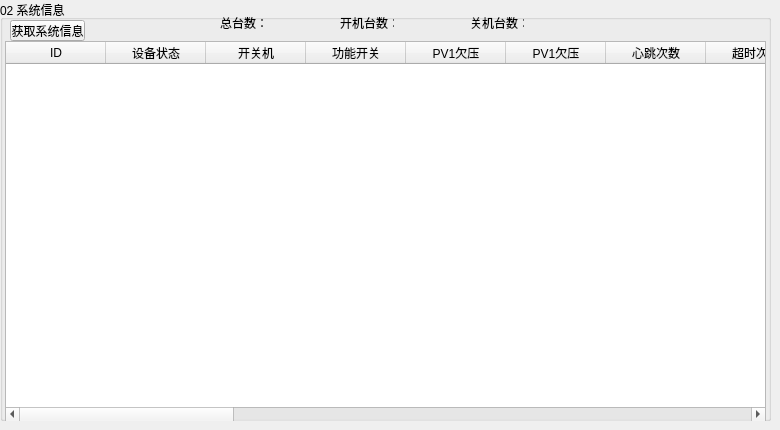
    <widget class="QWidget" name="tab_2">
     <attribute name="title">
      <string>系统信息</string>
     </attribute>
     <widget class="QGroupBox" name="groupBox_5">
      <property name="geometry">
       <rect>
        <x>0</x>
        <y>0</y>
        <width>771</width>
        <height>421</height>
       </rect>
      </property>
      <property name="title">
       <string>02 系统信息</string>
      </property>
      <widget class="QPushButton" name="btn_getSystem">
       <property name="geometry">
        <rect>
         <x>10</x>
         <y>20</y>
         <width>75</width>
         <height>21</height>
        </rect>
       </property>
       <property name="text">
        <string>获取系统信息</string>
       </property>
      </widget>
      <widget class="QTableWidget" name="tableWidget">
       <property name="geometry">
        <rect>
         <x>5</x>
         <y>41</y>
         <width>761</width>
         <height>381</height>
        </rect>
       </property>
       <column>
        <property name="text">
         <string>ID</string>
        </property>
       </column>
       <column>
        <property name="text">
         <string>设备状态</string>
        </property>
       </column>
       <column>
        <property name="text">
         <string>开关机</string>
        </property>
       </column>
       <column>
        <property name="text">
         <string>功能开关</string>
        </property>
       </column>
       <column>
        <property name="text">
         <string>PV1欠压</string>
        </property>
       </column>
       <column>
        <property name="text">
         <string>PV1欠压</string>
        </property>
       </column>
       <column>
        <property name="text">
         <string>心跳次数</string>
        </property>
       </column>
       <column>
        <property name="text">
         <string>超时次数</string>
        </property>
       </column>
       <column>
        <property name="text">
         <string>当天关机数</string>
        </property>
       </column>
       <column>
        <property name="text">
         <string>PV1输入电压</string>
        </property>
       </column>
       <column>
        <property name="text">
         <string>PV2输入电压</string>
        </property>
       </column>
       <column>
        <property name="text">
         <string>输入电流</string>
        </property>
       </column>
       <column>
        <property name="text">
         <string>PV2输入电流</string>
        </property>
       </column>
       <column>
        <property name="text">
         <string>PV1输入功率</string>
        </property>
       </column>
       <column>
        <property name="text">
         <string>PV2输入功率</string>
        </property>
       </column>
       <column>
        <property name="text">
         <string>输出电压</string>
        </property>
       </column>
       <column>
        <property name="text">
         <string>输出电流</string>
        </property>
       </column>
       <column>
        <property name="text">
         <string>输出功率</string>
        </property>
       </column>
       <column>
        <property name="text">
         <string>信号强度</string>
        </property>
       </column>
       <column>
        <property name="text">
         <string>PV1端发电量</string>
        </property>
       </column>
       <column>
        <property name="text">
         <string>PV2端发电量</string>
        </property>
       </column>
       <column>
        <property name="text">
         <string>输出端发电量</string>
        </property>
       </column>
       <column>
        <property name="text">
         <string>MOS关断次数</string>
        </property>
       </column>
       <column>
        <property name="text">
         <string>设备版本号</string>
        </property>
       </column>
      </widget>
      <widget class="QLabel" name="label_14">
       <property name="geometry">
        <rect>
         <x>220</x>
         <y>13</y>
         <width>54</width>
         <height>20</height>
        </rect>
       </property>
       <property name="text">
        <string>总台数：</string>
       </property>
      </widget>
      <widget class="QLabel" name="label_all">
       <property name="geometry">
        <rect>
         <x>270</x>
         <y>13</y>
         <width>54</width>
         <height>20</height>
        </rect>
       </property>
       <property name="styleSheet">
        <string notr="true">color:#ff0000</string>
       </property>
       <property name="text">
        <string/>
       </property>
      </widget>
      <widget class="QLabel" name="label_open">
       <property name="geometry">
        <rect>
         <x>400</x>
         <y>13</y>
         <width>54</width>
         <height>20</height>
        </rect>
       </property>
       <property name="styleSheet">
        <string notr="true">color:#ff0000</string>
       </property>
       <property name="text">
        <string/>
       </property>
      </widget>
      <widget class="QLabel" name="label_17">
       <property name="geometry">
        <rect>
         <x>340</x>
         <y>13</y>
         <width>54</width>
         <height>20</height>
        </rect>
       </property>
       <property name="text">
        <string>开机台数：</string>
       </property>
      </widget>
      <widget class="QLabel" name="label_close">
       <property name="geometry">
        <rect>
         <x>530</x>
         <y>13</y>
         <width>54</width>
         <height>20</height>
        </rect>
       </property>
       <property name="styleSheet">
        <string notr="true">color:#ff0000</string>
       </property>
       <property name="text">
        <string/>
       </property>
      </widget>
      <widget class="QLabel" name="label_19">
       <property name="geometry">
        <rect>
         <x>470</x>
         <y>13</y>
         <width>54</width>
         <height>20</height>
        </rect>
       </property>
       <property name="text">
        <string>关机台数：</string>
       </property>
      </widget>
     </widget>
    </widget>
